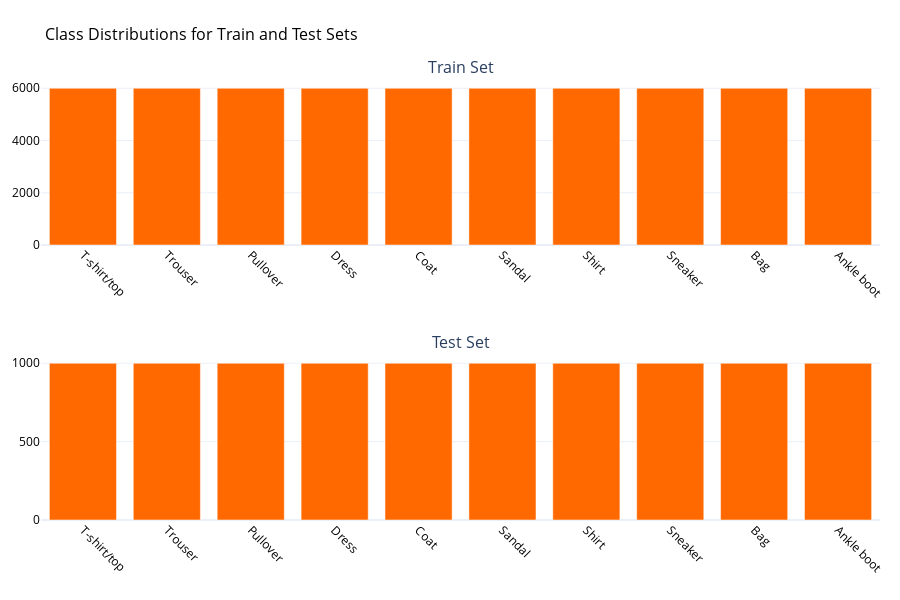

Source (notebook cell):
### Markdown cell above
<div style="display: flex; justify-content: space-between; align-items: center; width: 100%;">
    <span style="color: #ff6900; font-size: 35px; font-weight: bold;">Class Distribution</span>
    <span style="text-align: right; font-size: 12px;">Isabel Janez | Judith Romer</span>
</div>

### Code cell
eda.plot_class_distribution(trainset, testset)

### Figure 1 — Plotly figure (JSON) as saved in the notebook; plotly's stock layout.template omitted (floating-point values rounded to 4 significant figures)
{"data": [{"marker": {"color": "#ff6900"}, "name": "Train Set", "textfont": {"color": "#000000"}, "type": "bar", "x": ["T-shirt/top", "Trouser", "Pullover", "Dress", "Coat", "Sandal", "Shirt", "Sneaker", "Bag", "Ankle boot"], "xaxis": "x", "y": [6000, 6000, 6000, 6000, 6000, 6000, 6000, 6000, 6000, 6000], "yaxis": "y"}, {"marker": {"color": "#ff6900"}, "name": "Test Set", "textfont": {"color": "#000000"}, "type": "bar", "x": ["T-shirt/top", "Trouser", "Pullover", "Dress", "Coat", "Sandal", "Shirt", "Sneaker", "Bag", "Ankle boot"], "xaxis": "x2", "y": [1000, 1000, 1000, 1000, 1000, 1000, 1000, 1000, 1000, 1000], "yaxis": "y2"}], "layout": {"annotations": [{"font": {"size": 16}, "showarrow": false, "text": "Train Set", "x": 0.5, "xanchor": "center", "xref": "paper", "y": 1, "yanchor": "bottom", "yref": "paper"}, {"font": {"size": 16}, "showarrow": false, "text": "Test Set", "x": 0.5, "xanchor": "center", "xref": "paper", "y": 0.375, "yanchor": "bottom", "yref": "paper"}], "barmode": "group", "height": 600, "margin": {"b": 80, "l": 30, "r": 20, "t": 80}, "showlegend": false, "title": {"font": {"color": "#000000", "size": 16}, "text": "Class Distributions for Train and Test Sets"}, "xaxis": {"anchor": "y", "domain": [0, 1], "tickangle": 45, "tickfont": {"color": "#000000"}}, "xaxis2": {"anchor": "y2", "domain": [0, 1], "tickangle": 45, "tickfont": {"color": "#000000"}}, "yaxis": {"anchor": "x", "domain": [0.625, 1], "tickfont": {"color": "#000000"}}, "yaxis2": {"anchor": "x2", "domain": [0, 0.375], "tickfont": {"color": "#000000"}}}}
